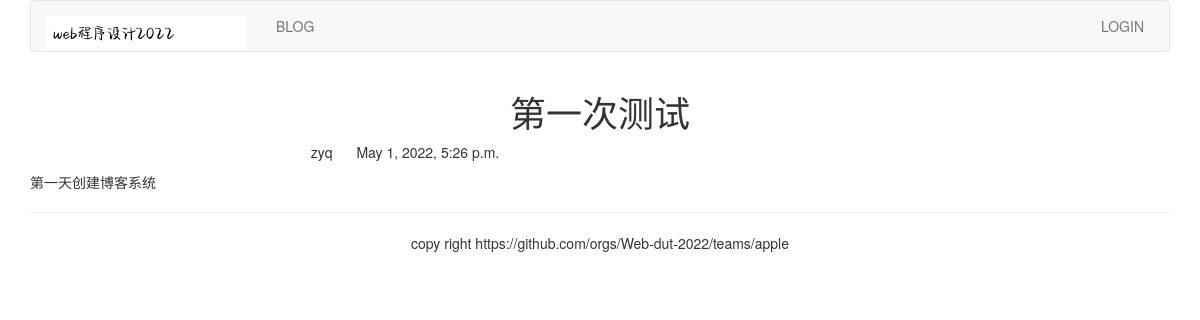
Page /blog/1/ on the committed database.
### blog/models.py (models this page shows, shortened)
class BlogArticles(models.Model):
    title = models.CharField(max_length=300)
    author = models.ForeignKey(User, related_name="blog_posts",on_delete = models.DO_NOTHING)
    body = models.TextField()
    publish = models.DateTimeField(default=timezone.now)
    class Meta:
        ordering = ("-publish",)

### blog/views.py (the view)
# urls.py: path('<int:article_id>/', views.blog_article, name='blog_article'),
def blog_article(request,article_id):
    article = get_object_or_404(BlogArticles,id=article_id)
    pub = article.publish
    return render(request,'blog/content.html',{'article':article,'publish':pub})

### templates/blog/content.html (shortened to what this page needs)
{% extends "base.html" %}
{% block content %}
<div class="row text-center vertical-middle-sm">
    <h1>{{ article.title }}</h1>
</div>
<div class="row">
    <div class="col-xs-12 col-md-8">
        <p class="text-center"><span>{{ article.author.username }}
            </span><span style="margin-left:20px">{{ publish }}</span>
        </p>
<div>{{ article.body }}</div>
    </div>
</div>
{% endblock %}

### rows in the picture
BlogArticles: title "第一次测试", author.username "zyq", publish "May 1, 2022, 5:26 p.m.", body "第一天创建博客系统"
